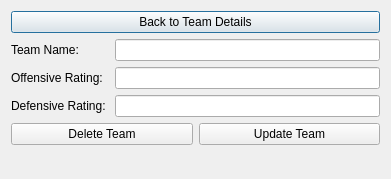
<?xml version="1.0" encoding="UTF-8"?>
<ui version="4.0">
 <class>TeamWindow</class>
 <widget class="QDialog" name="TeamWindow">
  <property name="geometry">
   <rect>
    <x>0</x>
    <y>0</y>
    <width>391</width>
    <height>179</height>
   </rect>
  </property>
  <property name="windowTitle">
   <string>Dialog</string>
  </property>
  <layout class="QVBoxLayout" name="verticalLayout">
   <item>
    <widget class="QPushButton" name="teamDetailsBackButton">
     <property name="text">
      <string>Back to Team Details</string>
     </property>
    </widget>
   </item>
   <item>
    <layout class="QVBoxLayout" name="teamInfoVerticalLayout">
     <item>
      <layout class="QFormLayout" name="teamInfoFormLayout">
       <item row="0" column="0">
        <widget class="QLabel" name="teamInfoNameLabel">
         <property name="text">
          <string>Team Name:</string>
         </property>
        </widget>
       </item>
       <item row="0" column="1">
        <widget class="QLineEdit" name="teamInfoNameInput"/>
       </item>
       <item row="1" column="0">
        <widget class="QLabel" name="teamInfoOffensiveRatingLabel_2">
         <property name="text">
          <string>Offensive Rating: </string>
         </property>
        </widget>
       </item>
       <item row="1" column="1">
        <widget class="QLineEdit" name="teamInfoOffensiveRatingInput"/>
       </item>
       <item row="2" column="0">
        <widget class="QLabel" name="teamInfoOffensiveRatingLabel">
         <property name="text">
          <string>Defensive Rating: </string>
         </property>
        </widget>
       </item>
       <item row="2" column="1">
        <widget class="QLineEdit" name="teamInfoDefensiveRatingInput"/>
       </item>
       <item row="3" column="0" colspan="2">
        <layout class="QHBoxLayout" name="buttonHorizontalLayout">
         <item>
          <widget class="QPushButton" name="deleteTeamButton">
           <property name="text">
            <string>Delete Team</string>
           </property>
          </widget>
         </item>
         <item>
          <widget class="QPushButton" name="updateTeamButton">
           <property name="text">
            <string>Update Team</string>
           </property>
          </widget>
         </item>
        </layout>
       </item>
      </layout>
     </item>
    </layout>
   </item>
  </layout>
 </widget>
 <resources/>
 <connections/>
</ui>
